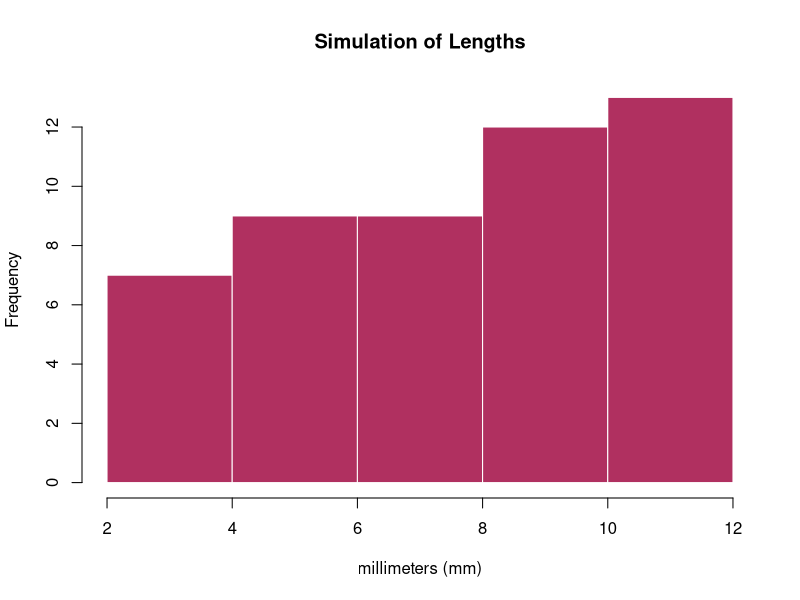

Write the R code that produced this figure.
## ---- chunk 1
knitr::opts_chunk$set(echo = TRUE)
## ---- chunk 2
p_scrap <- (12-10)/(12-2)
cat("Probability is: ",p_scrap)
## ---- chunk 3
simulation <- runif(50,2,12)
hist(simulation, main = "Simulation of Lengths", xlab = "millimeters (mm)", col = "maroon", border = "white") 
## ---- chunk 4

func <- function(x,b) {out <- .25*x + b}
integ <- integrate(func, 2, 6, b = .15)
integ$value

## ---- chunk 5
func <- function(x,b) {out <- .25*x + b}
integ <- integrate(func, lower = 2, upper = 3, b = .15)
prob <- 1 - integ$value

cat("Probability that the current exceeds 3: ", prob)


